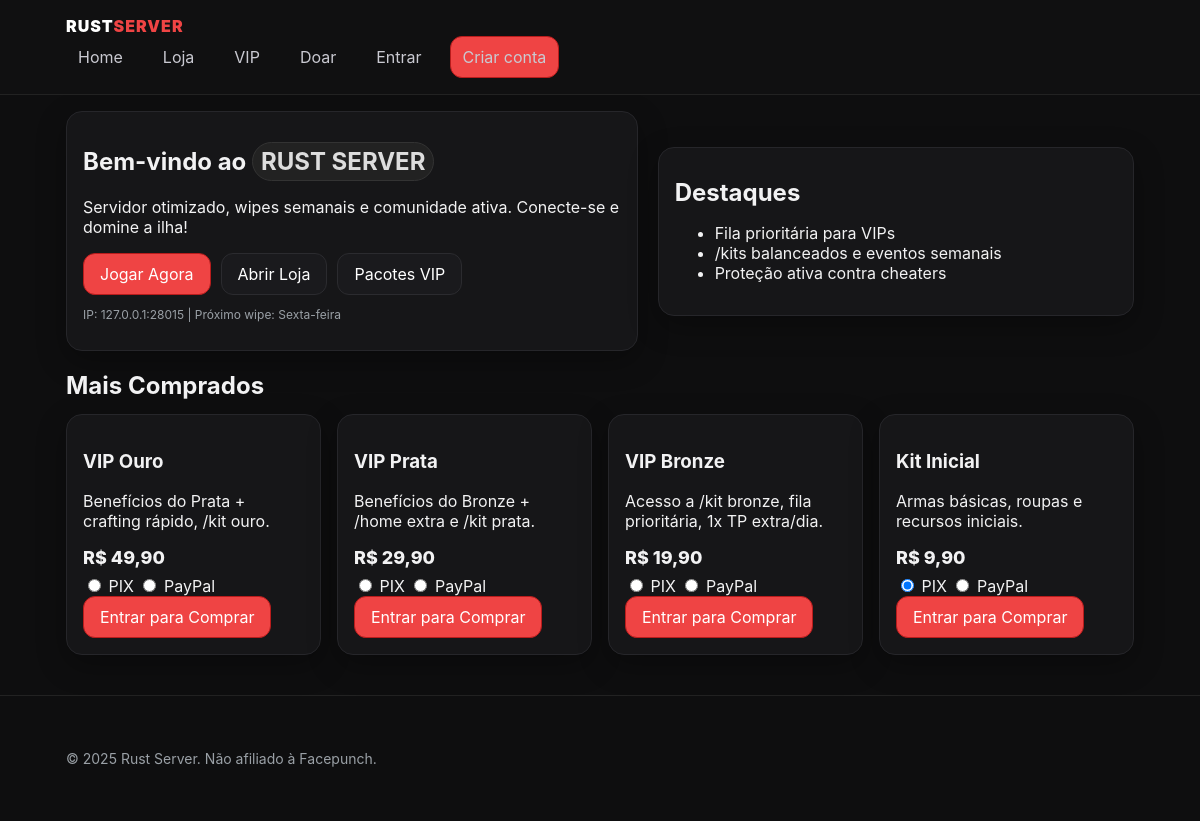
The page / on the database its author committed.
### tables this page shows
CREATE TABLE IF NOT EXISTS products (
  id INT AUTO_INCREMENT PRIMARY KEY,
  category_id INT NULL,
  name VARCHAR(120) NOT NULL,
  slug VARCHAR(120) UNIQUE NOT NULL,
  description TEXT,
  price DECIMAL(10,2) NOT NULL DEFAULT 0,
  is_active TINYINT(1) NOT NULL DEFAULT 1,
  FOREIGN KEY (category_id) REFERENCES categories(id) ON DELETE SET NULL
);

### public/index.php (the view)
<?php include __DIR__.'/../includes/header.php'; ?>
<section class="hero">
  <div class="card">
    <h1>Bem-vindo ao <span class="badge">RUST SERVER</span></h1>
    <p>Servidor otimizado, wipes semanais e comunidade ativa. Conecte-se e domine a ilha!</p>
    <div style="display:flex;gap:10px;flex-wrap:wrap">
      <a class="btn btn-primary" href="steam://connect/127.0.0.1:28015">Jogar Agora</a>
      <a class="btn" href="/public/store.php">Abrir Loja</a>
      <a class="btn" href="/public/vip.php">Pacotes VIP</a>
    </div>
    <p class="small">IP: 127.0.0.1:28015 | Próximo wipe: Sexta-feira</p>
  </div>
  <div class="card">
    <h2>Destaques</h2>
    <ul>
      <li>Fila prioritária para VIPs</li>
      <li>/kits balanceados e eventos semanais</li>
      <li>Proteção ativa contra cheaters</li>
    </ul>
  </div>
</section>
<section style="margin-top:20px">
  <h2>Mais Comprados</h2>
  <div class="grid">
  <?php
    $pdo = db();
    $stmt = $pdo->query('SELECT id, name, description, price FROM products WHERE is_active=1 ORDER BY price DESC LIMIT 4');
    foreach ($stmt as $p): ?>
      <div class="card">
        <h3><?php echo htmlspecialchars($p['name']); ?></h3>
        <p><?php echo htmlspecialchars($p['description']); ?></p>
        <div class="price">R$ <?php echo number_format($p['price'],2,',','.'); ?></div>
        <div style="margin-top:8px">
          <label><input type="radio" name="payment_method" value="pix" checked /> PIX</label>
          <label><input type="radio" name="payment_method" value="paypal" /> PayPal</label>
        </div>
        <?php if(!empty($_SESSION['user'])): ?>
          <button class="btn btn-primary" data-buy="<?php echo (int)$p['id']; ?>">Comprar</button>
        <?php else: ?>
          <a class="btn btn-primary" href="/public/login.php">Entrar para Comprar</a>
        <?php endif; ?>
      </div>
    <?php endforeach; ?>
  </div>
</section>
<?php include __DIR__.'/../includes/footer.php'; ?>

### includes/header.php (shortened to what this page needs)
<!DOCTYPE html>
<html lang="pt-br">
<head>
  <link rel="stylesheet" href="/assets/css/style.css" />
</head>
<body>
<header class="site-header">
  <div class="container">
    <a href="/public/index.php" class="logo">RUST<span>SERVER</span></a>
    <nav>
      <a href="/public/index.php">Home</a>
      <a href="/public/store.php">Loja</a>
      <a href="/public/vip.php">VIP</a>
      <a href="/public/donate.php">Doar</a>
      <?php if (!empty($_SESSION['user'])): ?>
        <a href="/public/dashboard.php">Painel</a>
        <?php if ($_SESSION['user']['role'] === 'admin'): ?>
          <a href="/public/admin/index.php">Admin</a>
        <?php endif; ?>
        <a href="/public/logout.php">Sair</a>
      <?php else: ?>
        <a href="/public/login.php">Entrar</a>
        <a class="btn btn-primary" href="/public/register.php">Criar conta</a>
      <?php endif; ?>
    </nav>
  </div>
</header>
<main class="container">

### includes/footer.php (shortened to what this page needs)
</main>
<footer class="site-footer">
  <div class="container">
    <p>&copy; <?php echo date('Y'); ?> Rust Server. Não afiliado à Facepunch.</p>
  </div>
</footer>
</body>
</html>

### assets/css/style.css (style rules this page uses)
:root { --bg:#0e0e0f;--card:#161618;--muted:#9aa0a6;--accent:#ef4444;--text:#f2f2f3; }
* { box-sizing:border-box }
body { margin:0;font-family:Inter,system-ui,-apple-system,Segoe UI,Roboto,Helvetica,Arial;background:var(--bg);color:var(--text) }
.container { max-width:1100px;margin:0 auto;padding:16px }
.site-header { position:sticky;top:0;background:#101011;border-bottom:1px solid #222;z-index:10 }
.site-header .logo { font-weight:900;letter-spacing:1px;color:#fff;text-decoration:none }
.site-header .logo span { color:var(--accent) }
.site-header nav { display:flex;gap:16px;align-items:center }
.site-header nav a { color:#c9c9d1;text-decoration:none;padding:10px 12px;border-radius:12px }
h1,h2 { margin:14px 0 }
.hero { display:grid;grid-template-columns:1.2fr 1fr;gap:20px;align-items:center }
.card { background:var(--card);border:1px solid #26262a;border-radius:16px;padding:16px;box-shadow:0 10px 30px rgba(0,0,0,.3) }
.grid { display:grid;grid-template-columns:repeat(auto-fit,minmax(240px,1fr));gap:16px }
.btn { display:inline-block;padding:10px 16px;border-radius:12px;text-decoration:none;border:1px solid #2b2b2f;background:#1a1a1d;color:#fff }
.btn-primary { background:var(--accent);border-color:#b91c1c }
.badge { display:inline-block;padding:4px 8px;border-radius:999px;background:#222;color:#ddd;border:1px solid #333 }
.price { font-weight:800;font-size:18px }
.site-footer { border-top:1px solid #222;margin-top:24px;padding:24px 0;color:var(--muted);font-size:14px }
.small { font-size:12px;color:var(--muted) }

### rows shown on the page
products: name "VIP Ouro", description "Benefícios do Prata + crafting rápido, /kit ouro.", price "49,90"
products: name "VIP Prata", description "Benefícios do Bronze + /home extra e /kit prata.", price "29,90"
products: name "VIP Bronze", description "Acesso a /kit bronze, fila prioritária, 1x TP extra/dia.", price "19,90"
products: name "Kit Inicial", description "Armas básicas, roupas e recursos iniciais.", price "9,90"
